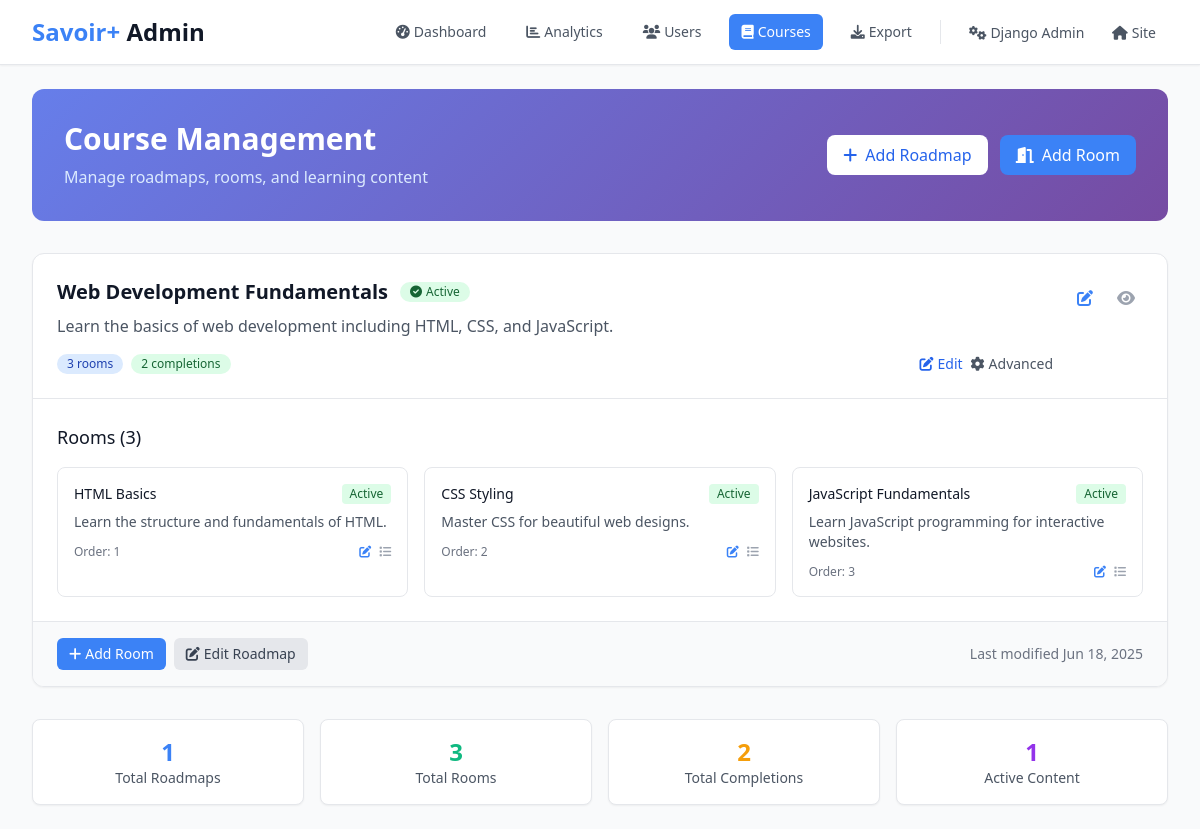
The app's page /manage/courses/ (signed in) with its own data.
### lms/models.py (models this page shows, shortened)
class Roadmap(models.Model):
    title = models.CharField(max_length=200, verbose_name=_('Title'))
    title_fr = models.CharField(max_length=200, blank=True, verbose_name=_('Title (French)'))
    description = models.TextField(verbose_name=_('Description'))
    description_fr = models.TextField(blank=True, verbose_name=_('Description (French)'))
    is_active = models.BooleanField(default=True, verbose_name=_('Is Active'))
    created_at = models.DateTimeField(auto_now_add=True)
    class Meta:
        verbose_name = _('Roadmap')
        verbose_name_plural = _('Roadmaps')

class Room(models.Model):
    title = models.CharField(max_length=200, verbose_name=_('Title'))
    title_fr = models.CharField(max_length=200, blank=True, verbose_name=_('Title (French)'))
    description = models.TextField(verbose_name=_('Description'))
    description_fr = models.TextField(blank=True, verbose_name=_('Description (French)'))
    roadmap = models.ForeignKey(Roadmap, on_delete=models.CASCADE, related_name='rooms', verbose_name=_('Roadmap'))
    prerequisite_room = models.ForeignKey('self', on_delete=models.SET_NULL, blank=True, null=True, verbose_name=_('Prerequisite Room'))
    order = models.PositiveIntegerField(default=0, verbose_name=_('Order'))
    is_active = models.BooleanField(default=True, verbose_name=_('Is Active'))
    created_at = models.DateTimeField(auto_now_add=True)
    class Meta:
        verbose_name = _('Room')
        verbose_name_plural = _('Rooms')
        ordering = ['roadmap', 'order']

### lms/views.py (the view)
# urls.py: path('manage/courses/', views.admin_courses, name='admin_course_management'),
@user_passes_test(is_staff_or_superuser)
def admin_courses(request):
    roadmaps = Roadmap.objects.prefetch_related('rooms__sections').annotate(
        room_count=Count('rooms'),
        completion_count=Count('rooms__roomcompletion')
    ).order_by('-created_at')
    context = {
        'roadmaps': roadmaps,
    }
    return render(request, 'admin/course_management.html', context)

### lms/models.py (called while the page is built)
    def save(self, *args, **kwargs):
        if not self.trial_start_date:
            from django.utils import timezone
            self.trial_start_date = timezone.now()
        if not self.trial_end_date and self.trial_start_date:
            self.trial_end_date = self.trial_start_date + timedelta(days=15)
        super().save(*args, **kwargs)

### lms/views.py (called while the page is built)
def is_staff_or_superuser(user):
    return user.is_staff or user.is_superuser

### templates/admin/course_management.html (shortened to what this page needs)
<!DOCTYPE html>
<html lang="en">
<head>
    <script src="https://cdn.tailwindcss.com"></script>
    <link rel="stylesheet" href="https://cdnjs.cloudflare.com/ajax/libs/font-awesome/6.0.0/css/all.min.css">
</head>
<body class="bg-gray-50 min-h-screen">
    <header class="bg-white shadow-sm border-b border-gray-200">
        <div class="max-w-7xl mx-auto px-4 sm:px-6 lg:px-8">
            <div class="flex justify-between items-center h-16">
                <div class="flex items-center">
                    <div class="flex-shrink-0">
                        <h1 class="text-2xl font-bold text-gray-900">
                            <span class="text-primary">Savoir+</span> Admin
                        </h1>
                    </div>
                </div>
                <div class="flex items-center space-x-4">
                    <nav class="flex space-x-4">
                        <a href="/manage/" class="text-gray-600 hover:text-primary px-3 py-2 rounded-md text-sm font-medium">
                            <i class="fas fa-tachometer-alt mr-1"></i>Dashboard
                        </a>
                        <a href="/manage/analytics/" class="text-gray-600 hover:text-primary px-3 py-2 rounded-md text-sm font-medium">
                            <i class="fas fa-chart-bar mr-1"></i>Analytics
                        </a>
                        <a href="/manage/users/" class="text-gray-600 hover:text-primary px-3 py-2 rounded-md text-sm font-medium">
                            <i class="fas fa-users mr-1"></i>Users
                        </a>
                        <a href="/manage/courses/" class="bg-primary text-white px-3 py-2 rounded-md text-sm font-medium">
                            <i class="fas fa-book mr-1"></i>Courses
                        </a>
                        <a href="/manage/export/" class="text-gray-600 hover:text-primary px-3 py-2 rounded-md text-sm font-medium">
                            <i class="fas fa-download mr-1"></i>Export
                        </a>
                    </nav>
                    <div class="border-l border-gray-200 pl-4">
                        <a href="/admin/" class="text-gray-600 hover:text-primary px-3 py-2 rounded-md text-sm font-medium">
                            <i class="fas fa-cogs mr-1"></i>Django Admin
                        </a>
                        <a href="/" class="text-gray-600 hover:text-primary px-3 py-2 rounded-md text-sm font-medium">
                            <i class="fas fa-home mr-1"></i>Site
                        </a>
                    </div>
                </div>
            </div>
        </div>
    </header>
    <main class="max-w-7xl mx-auto py-6 px-4 sm:px-6 lg:px-8">
        <div class="mb-8">
            <div class="gradient-bg rounded-xl p-8 text-white">
                <div class="flex justify-between items-center">
                    <div>
                        <h1 class="text-3xl font-bold mb-2">Course Management</h1>
                        <p class="text-blue-100">Manage roadmaps, rooms, and learning content</p>
                    </div>
                    <div class="flex space-x-3">
                        <a href="/admin/lms/roadmap/add/" class="bg-white text-blue-600 px-4 py-2 rounded-lg font-medium hover:bg-blue-50 transition-colors">
                            <i class="fas fa-plus mr-2"></i>Add Roadmap
                        </a>
                        <a href="/admin/lms/room/add/" class="bg-blue-500 text-white px-4 py-2 rounded-lg font-medium hover:bg-blue-600 transition-colors">
                            <i class="fas fa-door-open mr-2"></i>Add Room
                        </a>
                    </div>
                </div>
            </div>
        </div>
        <div class="space-y-6">
            {% for roadmap in roadmaps %}
            <div class="bg-white rounded-xl shadow-sm border border-gray-200 overflow-hidden card-hover">
                <div class="p-6 border-b border-gray-200">
                    <div class="flex justify-between items-start">
                        <div class="flex-1">
                            <div class="flex items-center mb-2">
                                <h3 class="text-xl font-semibold text-gray-900">{{ roadmap.title }}</h3>
                                {% if roadmap.is_active %}
                                    <span class="ml-3 inline-flex items-center px-2.5 py-0.5 rounded-full text-xs font-medium bg-green-100 text-green-800">
                                        <i class="fas fa-check-circle mr-1"></i>Active
                                    </span>
                                {% else %}
                                    <span class="ml-3 inline-flex items-center px-2.5 py-0.5 rounded-full text-xs font-medium bg-gray-100 text-gray-800">
                                        <i class="fas fa-pause-circle mr-1"></i>Inactive
                                    </span>
                                {% endif %}
                            </div>
                            <p class="text-gray-600 mb-4">{{ roadmap.description|truncatewords:20 }}</p>
                            <div class="flex items-center justify-between">
                                <div class="flex items-center space-x-2">
                                    <span class="inline-flex items-center px-2.5 py-0.5 rounded-full text-xs font-medium bg-blue-100 text-blue-800">
                                        {{ roadmap.room_count }} rooms
                                    </span>
                                    <span class="inline-flex items-center px-2.5 py-0.5 rounded-full text-xs font-medium bg-green-100 text-green-800">
                                        {{ roadmap.completion_count }} completions
                                    </span>
                                </div>
                                <div class="flex items-center space-x-2">
                                    <a href="/manage/roadmap/{{ roadmap.id }}/edit/"
                                       class="text-blue-600 hover:text-blue-800 text-sm font-medium">
                                        <i class="fas fa-edit mr-1"></i>Edit
                                    </a>
                                    <a href="/admin/lms/roadmap/{{ roadmap.id }}/change/"
                                       class="text-gray-600 hover:text-gray-800 text-sm font-medium">
                                        <i class="fas fa-cog mr-1"></i>Advanced
                                    </a>
                                </div>
                            </div>
                        </div>
                        <div class="flex items-center space-x-2 ml-4">
                            <a href="/admin/lms/roadmap/{{ roadmap.id }}/change/" class="text-primary hover:text-primary-dark p-2 rounded-lg hover:bg-blue-50 transition-colors" title="Edit Roadmap">
                                <i class="fas fa-edit"></i>
                            </a>
                            <a href="#" class="text-gray-400 hover:text-gray-600 p-2 rounded-lg hover:bg-gray-50 transition-colors" title="View Details">
                                <i class="fas fa-eye"></i>
                            </a>
                        </div>
                    </div>
                </div>
                <div class="p-6">
                    <h4 class="text-lg font-medium text-gray-900 mb-4">Rooms ({{ roadmap.rooms.count }})</h4>
                    {% if roadmap.rooms.exists %}
                        <div class="grid grid-cols-1 md:grid-cols-2 lg:grid-cols-3 gap-4">
                            {% for room in roadmap.rooms.all %}
                            <div class="border border-gray-200 rounded-lg p-4 hover:border-primary transition-colors">
                                <div class="flex justify-between items-start mb-2">
                                    <h5 class="font-medium text-gray-900 text-sm">{{ room.title }}</h5>
                                    {% if room.is_active %}
                                        <span class="inline-flex items-center px-2 py-0.5 rounded text-xs font-medium bg-green-100 text-green-800">
                                            Active
                                        </span>
                                    {% else %}
                                        <span class="inline-flex items-center px-2 py-0.5 rounded text-xs font-medium bg-gray-100 text-gray-800">
                                            Inactive
                                        </span>
                                    {% endif %}
                                </div>
                                <p class="text-gray-600 text-sm mb-3">{{ room.description|truncatewords:15 }}</p>
                                <div class="flex justify-between items-center text-xs text-gray-500">
                                    <span>Order: {{ room.order }}</span>
                                    <div class="flex space-x-2">
                                        <a href="/admin/lms/room/{{ room.id }}/change/" class="text-primary hover:text-primary-dark" title="Edit Room">
                                            <i class="fas fa-edit"></i>
                                        </a>
                                        <a href="#" class="text-gray-400 hover:text-gray-600" title="View Sections">
                                            <i class="fas fa-list"></i>
                                        </a>
                                    </div>
                                </div>
                            </div>
                            {% endfor %}
                        </div>
                    {% endif %}
                </div>
                <div class="px-6 py-4 bg-gray-50 border-t border-gray-200">
                    <div class="flex justify-between items-center">
                        <div class="flex space-x-2">
                            <a href="/admin/lms/room/add/?roadmap={{ roadmap.id }}" class="inline-flex items-center px-3 py-1.5 text-sm bg-primary text-white rounded-md hover:bg-primary-dark transition-colors">
                                <i class="fas fa-plus mr-1"></i>Add Room
                            </a>
                            <a href="/admin/lms/roadmap/{{ roadmap.id }}/change/" class="inline-flex items-center px-3 py-1.5 text-sm bg-gray-200 text-gray-700 rounded-md hover:bg-gray-300 transition-colors">
                                <i class="fas fa-edit mr-1"></i>Edit Roadmap
                            </a>
                        </div>
                        <div class="text-sm text-gray-500">
                            Last modified {{ roadmap.created_at|date:"M d, Y" }}
                        </div>
                    </div>
                </div>
            </div>
            {% endfor %}
        </div>
        <div class="mt-8 grid grid-cols-1 md:grid-cols-4 gap-4">
            <div class="bg-white rounded-lg p-4 shadow-sm border border-gray-200">
                <div class="text-center">
                    <div class="text-2xl font-bold text-primary">{{ roadmaps|length }}</div>
                    <div class="text-sm text-gray-600">Total Roadmaps</div>
                </div>
            </div>
            <div class="bg-white rounded-lg p-4 shadow-sm border border-gray-200">
                <div class="text-center">
                    <div class="text-2xl font-bold text-success">{% for roadmap in roadmaps %}{{ roadmap.room_count|add:0 }}{% empty %}0{% endfor %}</div>
                    <div class="text-sm text-gray-600">Total Rooms</div>
                </div>
            </div>
            <div class="bg-white rounded-lg p-4 shadow-sm border border-gray-200">
                <div class="text-center">
                    <div class="text-2xl font-bold text-warning">{% for roadmap in roadmaps %}{{ roadmap.completion_count|add:0 }}{% empty %}0{% endfor %}</div>
                    <div class="text-sm text-gray-600">Total Completions</div>
                </div>
            </div>
            <div class="bg-white rounded-lg p-4 shadow-sm border border-gray-200">
                <div class="text-center">
                    <div class="text-2xl font-bold text-purple-600">{{ roadmaps|length }}</div>
                    <div class="text-sm text-gray-600">Active Content</div>
                </div>
            </div>
        </div>
    </main>
</body>
</html>

### templates/admin/course_management.html (style rules this page uses)
.gradient-bg { background: linear-gradient(135deg, #667eea 0%, #764ba2 100%); }
.card-hover { transition: all 0.3s ease; }

### records on screen
Roadmap: title "Web Development Fundamentals", is_active True (drawn), description "Learn the basics of web development including HTML, CSS, and JavaScript.", room_count "3", completion_count "2", rooms.count "3", created_at "Jun 18, 2025", room_count|add "3", completion_count|add "2"
Room: title "HTML Basics", is_active "Active", description "Learn the structure and fundamentals of HTML.", order "1"
Room: title "CSS Styling", is_active "Active", description "Master CSS for beautiful web designs.", order "2"
Room: title "JavaScript Fundamentals", is_active "Active", description "Learn JavaScript programming for interactive websites.", order "3"

### other values on screen
{{ roadmaps|length }} "1"
